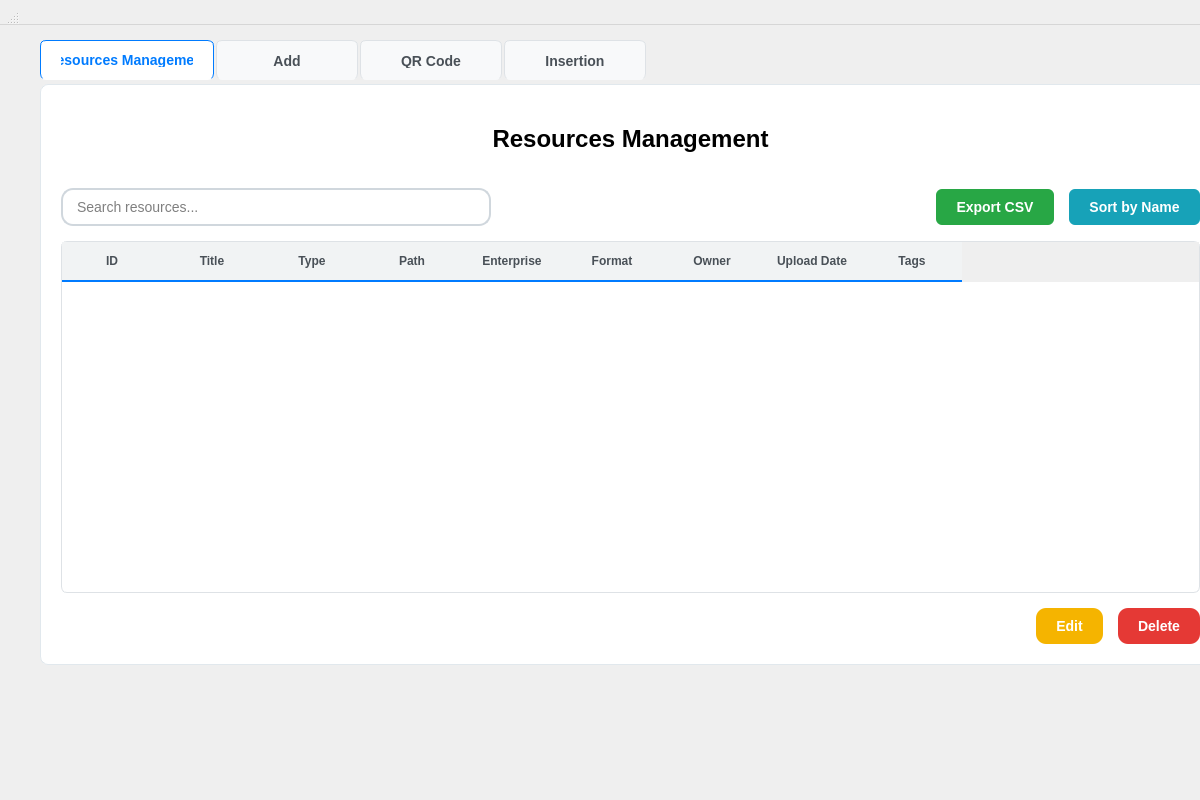
<?xml version="1.0" encoding="UTF-8"?>
<ui version="4.0">
 <class>RessourceWidget</class>
 <widget class="QWidget" name="RessourceWidget">
  <property name="geometry">
   <rect>
    <x>0</x>
    <y>0</y>
    <width>1200</width>
    <height>800</height>
   </rect>
  </property>
  <property name="styleSheet">
   <string>QMainWindow {
    background-color: #f8f9fa;
    font-family: 'Segoe UI', Arial, sans-serif;
}

QTabWidget::pane {
    border: 1px solid #e1e8ed;
    border-radius: 8px;
    background-color: #ffffff;
    margin-top: 4px;
}

QTabWidget::tab-bar {
    alignment: left;
}

QTabBar::tab {
    background-color: #f8f9fa;
    border: 1px solid #dee2e6;
    border-bottom: none;
    border-radius: 6px 6px 0 0;
    padding: 12px 20px;
    margin-right: 2px;
    font-weight: 700; /* make tab text bold */
    color: #495057;
    font-size: 14px;
    min-width: 100px;
}

QTabBar::tab:selected {
    background-color: #ffffff;
    color: #007bff;
    border-color: #007bff;
    border-bottom: 1px solid #ffffff;
}

QTableWidget {
    gridline-color: #e9ecef;
    background-color: #ffffff;
    alternate-background-color: #f8f9fa;
    border: 1px solid #dee2e6;
    border-radius: 6px;
}

QTableWidget::item {
    padding: 8px;
    border-bottom: 1px solid #e9ecef;
}

QTableWidget::item:selected {
    background-color: #e3f2fd;
    color: #1976d2;
}

QHeaderView::section {
    background-color: #f1f3f4;
    padding: 10px;
    border: none;
    border-bottom: 2px solid #007bff;
    font-weight: 600;
    color: #495057;
}

QPushButton {
    background-color: #007bff;
    color: white;
    border: none;
    padding: 10px 20px;
    border-radius: 6px;
    font-weight: 600;
    font-size: 14px;
}

/* Service Management Button Colors */
QPushButton#exportCsvBtn {
    background-color: #28a745;
    color: white;
}

QPushButton#exportCsvBtn:hover {
    background-color: #218838;
}

QPushButton#btnSortByName {
    background-color: #17a2b8;
    color: white;
}

QPushButton#btnSortByName:hover {
    background-color: #138496;
}

QPushButton#btnEditService {
    /* Modified to match reference: yellow/golden modify button */
    background-color: #f5b400;
    color: white;
    font-weight: 600;
    border-radius: 10px;
    padding: 10px 20px;
}

QPushButton#btnEditService:hover {
    background-color: #e0a800;
}

QPushButton#btnEditService:disabled {
    background-color: #6c757d;
    color: #ffffff;
}

QPushButton#btnDeleteService {
    background-color: #e53935;
    color: white;
    border-radius: 10px;
    padding: 10px 20px;
}

QPushButton#btnDeleteService:hover {
    background-color: #c62828;
}

QPushButton#btnDeleteService:disabled {
    background-color: #6c757d;
    color: #ffffff;
}

/* updateClientBtn removed from UI (Modify button removed from Clients tab) */

QLineEdit, QTextEdit, QComboBox {
    padding: 8px 12px;
    border: 2px solid #d0d7dd;
    border-radius: 12px;
    background-color: #ffffff;
    color: #000000;
    font-size: 14px;
}

QLineEdit:hover {
    border: 2px solid #4da3ff;
}

QLineEdit:focus {
    border: 2px solid #007bff;
    outline: none;
}

QLabel {
    color: #000000;
    font-size: 14px;
    font-weight: 500;
}

QLabel#headerTitle {
    font-size: 24px;
    font-weight: 700;
    color: #000000;
    padding: 20px 0;
}
QLabel#headerTitle:hover {
    color: #1e88ff; /* light blue text on hover */
}
</string>
  </property>
  <widget class="QWidget" name="centralwidget">
   <property name="geometry">
    <rect>
     <x>10</x>
     <y>20</y>
     <width>1241</width>
     <height>665</height>
    </rect>
   </property>
   <layout class="QVBoxLayout" name="mainLayout">
    <property name="spacing">
     <number>20</number>
    </property>
    <property name="leftMargin">
     <number>30</number>
    </property>
    <property name="topMargin">
     <number>20</number>
    </property>
    <property name="rightMargin">
     <number>30</number>
    </property>
    <property name="bottomMargin">
     <number>20</number>
    </property>
    <item>
     <widget class="QTabWidget" name="clientTabWidget">
      <property name="currentIndex">
       <number>0</number>
      </property>
      <widget class="QWidget" name="serviceManagementTab">
       <attribute name="icon">
        <iconset resource="resources.qrc">
         <normaloff>:/resources/icons/clients.svg</normaloff>:/resources/icons/clients.svg</iconset>
       </attribute>
       <attribute name="title">
        <string>Resources Management</string>
       </attribute>
       <layout class="QVBoxLayout" name="serviceManagementLayout">
        <property name="spacing">
         <number>15</number>
        </property>
        <property name="leftMargin">
         <number>20</number>
        </property>
        <property name="topMargin">
         <number>20</number>
        </property>
        <property name="rightMargin">
         <number>20</number>
        </property>
        <property name="bottomMargin">
         <number>20</number>
        </property>
        <item>
         <widget class="QLabel" name="headerTitle">
          <property name="text">
           <string>Resources Management</string>
          </property>
          <property name="alignment">
           <set>Qt::AlignmentFlag::AlignCenter</set>
          </property>
         </widget>
        </item>
        <item>
         <layout class="QHBoxLayout" name="topControlsLayout">
          <item>
           <widget class="QLineEdit" name="searchServices">
            <property name="minimumSize">
             <size>
              <width>250</width>
              <height>0</height>
             </size>
            </property>
            <property name="placeholderText">
             <string>Search resources...</string>
            </property>
            <property name="clearButtonEnabled">
             <bool>true</bool>
            </property>
           </widget>
          </item>
          <item>
           <spacer name="topControlsSpacer">
            <property name="orientation">
             <enum>Qt::Orientation::Horizontal</enum>
            </property>
            <property name="sizeHint" stdset="0">
             <size>
              <width>40</width>
              <height>20</height>
             </size>
            </property>
           </spacer>
          </item>
          <item>
           <widget class="QPushButton" name="exportCsvBtn">
            <property name="text">
             <string>Export CSV</string>
            </property>
            <property name="icon">
             <iconset resource="resources.qrc">
              <normaloff>:/resources/icons/export.svg</normaloff>:/resources/icons/export.svg</iconset>
            </property>
            <property name="iconSize">
             <size>
              <width>16</width>
              <height>16</height>
             </size>
            </property>
           </widget>
          </item>
          <item>
           <widget class="QPushButton" name="btnSortByName">
            <property name="text">
             <string>Sort by Name</string>
            </property>
            <property name="icon">
             <iconset resource="resources.qrc">
              <normaloff>:/resources/icons/sort.svg</normaloff>:/resources/icons/sort.svg</iconset>
            </property>
            <property name="iconSize">
             <size>
              <width>16</width>
              <height>16</height>
             </size>
            </property>
           </widget>
          </item>
         </layout>
        </item>
        <item>
         <widget class="QTableWidget" name="clientsTable">
          <property name="columnCount">
           <number>9</number>
          </property>
          <column>
           <property name="text">
            <string>ID</string>
           </property>
           <property name="font">
            <font>
             <bold>true</bold>
            </font>
           </property>
          </column>
          <column>
           <property name="text">
            <string>Title</string>
           </property>
           <property name="font">
            <font>
             <bold>true</bold>
            </font>
           </property>
          </column>
          <column>
           <property name="text">
            <string>Type</string>
           </property>
           <property name="font">
            <font>
             <bold>true</bold>
            </font>
           </property>
          </column>
          <column>
           <property name="text">
            <string>Path</string>
           </property>
           <property name="font">
            <font>
             <bold>true</bold>
            </font>
           </property>
          </column>
          <column>
           <property name="text">
            <string>Enterprise</string>
           </property>
           <property name="font">
            <font>
             <bold>true</bold>
            </font>
           </property>
          </column>
          <column>
           <property name="text">
            <string>Format</string>
           </property>
          </column>
          <column>
           <property name="text">
            <string>Owner</string>
           </property>
          </column>
          <column>
           <property name="text">
            <string>Upload Date</string>
           </property>
          </column>
          <column>
           <property name="text">
            <string>Tags</string>
           </property>
          </column>
         </widget>
        </item>
        <item>
         <layout class="QHBoxLayout" name="serviceButtonsLayout">
          <item>
           <spacer name="serviceButtonsSpacer">
            <property name="orientation">
             <enum>Qt::Orientation::Horizontal</enum>
            </property>
            <property name="sizeHint" stdset="0">
             <size>
              <width>40</width>
              <height>20</height>
             </size>
            </property>
           </spacer>
          </item>
          <item>
           <widget class="QPushButton" name="btnEditService">
            <property name="text">
             <string>Edit</string>
            </property>
            <property name="icon">
             <iconset resource="resources.qrc">
              <normaloff>:/resources/icons/modify.svg</normaloff>:/resources/icons/modify.svg</iconset>
            </property>
            <property name="iconSize">
             <size>
              <width>16</width>
              <height>16</height>
             </size>
            </property>
           </widget>
          </item>
          <item>
           <widget class="QPushButton" name="btnDeleteService">
            <property name="text">
             <string>Delete</string>
            </property>
            <property name="icon">
             <iconset resource="resources.qrc">
              <normaloff>:/resources/icons/delete.svg</normaloff>:/resources/icons/delete.svg</iconset>
            </property>
            <property name="iconSize">
             <size>
              <width>16</width>
              <height>16</height>
             </size>
            </property>
           </widget>
          </item>
         </layout>
        </item>
       </layout>
      </widget>
      <widget class="QWidget" name="addTab">
       <attribute name="icon">
        <iconset resource="resources.qrc">
         <normaloff>:/resources/icons/add.svg</normaloff>:/resources/icons/add.svg</iconset>
       </attribute>
       <attribute name="title">
        <string>Add</string>
       </attribute>
       <layout class="QVBoxLayout" name="addLayout">
        <property name="spacing">
         <number>15</number>
        </property>
        <property name="leftMargin">
         <number>20</number>
        </property>
        <property name="topMargin">
         <number>20</number>
        </property>
        <property name="rightMargin">
         <number>20</number>
        </property>
        <property name="bottomMargin">
         <number>20</number>
        </property>
        <item>
         <widget class="QLabel" name="addLabel">
          <property name="text">
           <string>Add New Resources</string>
          </property>
          <property name="alignment">
           <set>Qt::AlignmentFlag::AlignCenter</set>
          </property>
         </widget>
        </item>
        <item>
         <layout class="QFormLayout" name="addFormLayout">
          <item row="0" column="0">
           <widget class="QLabel" name="addServiceIdLabel">
            <property name="text">
             <string>Title</string>
            </property>
           </widget>
          </item>
          <item row="0" column="1">
           <widget class="QLineEdit" name="addServiceIdEdit">
            <property name="readOnly">
             <bool>true</bool>
            </property>
           </widget>
          </item>
          <item row="1" column="0">
           <widget class="QLabel" name="addServiceNameLabel">
            <property name="text">
             <string>Path</string>
            </property>
           </widget>
          </item>
          <item row="1" column="1">
           <widget class="QLineEdit" name="addNameEdit"/>
          </item>
          <item row="2" column="0">
           <widget class="QLabel" name="addServiceDescLabel">
            <property name="text">
             <string>Owner</string>
            </property>
           </widget>
          </item>
          <item row="2" column="1">
           <widget class="QTextEdit" name="addDescriptionEdit"/>
          </item>
          <item row="3" column="0">
           <widget class="QLabel" name="addServiceCategoryLabel">
            <property name="text">
             <string>Format</string>
            </property>
           </widget>
          </item>
          <item row="3" column="1">
           <widget class="QComboBox" name="addCategoryCombo">
            <item>
             <property name="text">
              <string>MP4</string>
             </property>
            </item>
            <item>
             <property name="text">
              <string>MP3</string>
             </property>
            </item>
            <item>
             <property name="text">
              <string>JPG</string>
             </property>
            </item>
            <item>
             <property name="text">
              <string>PNG</string>
             </property>
            </item>
           </widget>
          </item>
          <item row="4" column="0">
           <widget class="QLabel" name="addServicePriceLabel">
            <property name="text">
             <string>Access</string>
            </property>
           </widget>
          </item>
          <item row="4" column="1">
           <widget class="QLineEdit" name="addPriceEdit"/>
          </item>
          <item row="5" column="0">
           <widget class="QLabel" name="addServiceDateLabel">
            <property name="text">
             <string>Upload Date</string>
            </property>
           </widget>
          </item>
          <item row="5" column="1">
           <widget class="QDateTimeEdit" name="addDateEdit">
            <property name="displayFormat">
             <string>yyyy-MM-dd HH:mm</string>
            </property>
           </widget>
          </item>
         </layout>
        </item>
        <item>
         <layout class="QHBoxLayout" name="addButtonLayout">
          <item>
           <spacer name="addButtonSpacer">
            <property name="orientation">
             <enum>Qt::Orientation::Horizontal</enum>
            </property>
            <property name="sizeHint" stdset="0">
             <size>
              <width>40</width>
              <height>20</height>
             </size>
            </property>
           </spacer>
          </item>
          <item>
           <widget class="QPushButton" name="addServiceBtn">
            <property name="text">
             <string>Add</string>
            </property>
            <property name="icon">
             <iconset resource="resources.qrc">
              <normaloff>:/resources/icons/add.svg</normaloff>:/resources/icons/add.svg</iconset>
            </property>
           </widget>
          </item>
         </layout>
        </item>
        <item>
         <spacer name="addVerticalSpacer">
          <property name="orientation">
           <enum>Qt::Orientation::Vertical</enum>
          </property>
          <property name="sizeHint" stdset="0">
           <size>
            <width>20</width>
            <height>40</height>
           </size>
          </property>
         </spacer>
        </item>
       </layout>
      </widget>
      <widget class="QWidget" name="voiceChatTab">
       <attribute name="icon">
        <iconset resource="resources.qrc">
         <normaloff>:/resources/icons/qrcode.svg</normaloff>:/resources/icons/qrcode.svg</iconset>
       </attribute>
       <attribute name="title">
        <string>QR Code</string>
       </attribute>
       <layout class="QVBoxLayout" name="voiceChatLayout">
        <property name="spacing">
         <number>15</number>
        </property>
        <property name="leftMargin">
         <number>20</number>
        </property>
        <property name="topMargin">
         <number>20</number>
        </property>
        <property name="rightMargin">
         <number>20</number>
        </property>
        <property name="bottomMargin">
         <number>20</number>
        </property>
        <item>
         <layout class="QHBoxLayout" name="voiceControlLayout"/>
        </item>
       </layout>
      </widget>
      <widget class="QWidget" name="modifyTab">
       <attribute name="icon">
        <iconset resource="resources.qrc">
         <normaloff>:/resources/icons/upload.svg</normaloff>:/resources/icons/upload.svg</iconset>
       </attribute>
       <attribute name="title">
        <string>Insertion</string>
       </attribute>
       <layout class="QVBoxLayout" name="modifyLayout">
        <property name="spacing">
         <number>15</number>
        </property>
        <property name="leftMargin">
         <number>20</number>
        </property>
        <property name="topMargin">
         <number>20</number>
        </property>
        <property name="rightMargin">
         <number>20</number>
        </property>
        <property name="bottomMargin">
         <number>20</number>
        </property>
       </layout>
      </widget>
     </widget>
    </item>
   </layout>
  </widget>
  <widget class="QMenuBar" name="menubar">
   <property name="geometry">
    <rect>
     <x>0</x>
     <y>0</y>
     <width>1200</width>
     <height>25</height>
    </rect>
   </property>
  </widget>
  <widget class="QStatusBar" name="statusbar">
   <property name="geometry">
    <rect>
     <x>0</x>
     <y>0</y>
     <width>20</width>
     <height>25</height>
    </rect>
   </property>
  </widget>
 </widget>
 <resources>
  <include location="resources.qrc"/>
 </resources>
 <connections/>
</ui>
